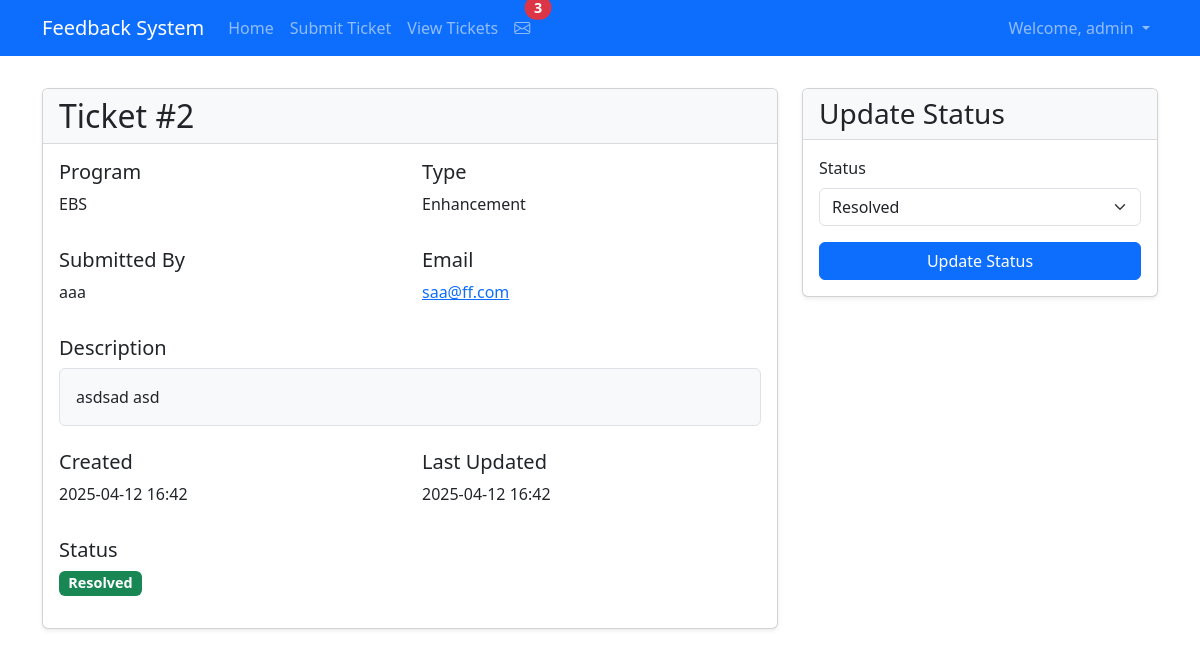
Screenshot of /ticket/2 (signed in) with the database file from the repository.
### app/models.py (models this page shows, shortened)
class User(UserMixin, db.Model):
    id = db.Column(db.Integer, primary_key=True)
    username = db.Column(db.String(80), unique=True, nullable=False)
    password_hash = db.Column(db.String(120), nullable=False)
    name = db.Column(db.String(100))
    email = db.Column(db.String(120))
    phone_number = db.Column(db.String(20))

class Ticket(db.Model):
    id = db.Column(db.Integer, primary_key=True)
    user_id = db.Column(db.Integer, db.ForeignKey('user.id'), nullable=False)
    name = db.Column(db.String(100), nullable=False)
    email = db.Column(db.String(120), nullable=False)
    program_name = db.Column(db.String(100), nullable=False)
    error_type = db.Column(db.String(50), nullable=False)
    description = db.Column(db.Text, nullable=False)
    status = db.Column(db.String(20), default='Open')
    created_at = db.Column(db.DateTime, default=datetime.utcnow)
    updated_at = db.Column(db.DateTime, default=datetime.utcnow, onupdate=datetime.utcnow)
    attachment_path = db.Column(db.String(200))
    user = db.relationship('User', backref=db.backref('tickets', lazy=True))

### app/routes.py (the view, shortened to what this page needs)
@main.route('/ticket/<int:id>', methods=['GET', 'POST'])
@login_required
def ticket_detail(id):
    ticket = Ticket.query.get_or_404(id)
    if not current_user.username == 'admin' and ticket.user_id != current_user.id:
        flash('You do not have permission to view this ticket.', 'danger')
        return redirect(url_for('main.view_tickets'))
    form = UpdateTicketForm(obj=ticket)
    return render_template('ticket_detail.html', ticket=ticket, form=form)

### app/forms.py
class UpdateTicketForm(FlaskForm):
    status = SelectField('Status', choices=[
        ('Open', 'Open'),
        ('In Progress', 'In Progress'),
        ('Resolved', 'Resolved'),
        ('Closed', 'Closed')
    ], validators=[DataRequired()])

### app/__init__.py (called while the page is built)
def nl2br(value):
    if not value:
        return value
    return value.replace('\n', '<br>\n')

### app/routes.py (called while the page is built)
@main.before_request
def check_auth():
    public_routes = ['static', 'main.login', 'main.register', 'main.submit_ticket']
    if request.endpoint and request.endpoint not in public_routes:
        if not current_user.is_authenticated:
            flash('Please log in to access this page.', 'warning')
            return redirect(url_for('main.login', next=request.url))

### app/templates/ticket_detail.html (shortened to what this page needs)
{% extends "base.html" %}
{% block content %}
{% if current_user.is_authenticated %}
<div class="row">
    <div class="col-md-{% if current_user.username == 'admin' %}8{% else %}12{% endif %}">
        <div class="card mb-4">
            <div class="card-header">
                <h2 class="mb-0">Ticket #{{ ticket.id }}</h2>
            </div>
            <div class="card-body">
                <div class="row mb-3">
                    <div class="col-md-6">
                        <h5>Program</h5>
                        <p>{{ ticket.program_name }}</p>
                    </div>
                    <div class="col-md-6">
                        <h5>Type</h5>
                        <p>{{ ticket.error_type | title }}</p>
                    </div>
                </div>
                <div class="row mb-3">
                    <div class="col-md-6">
                        <h5>Submitted By</h5>
                        <p>{{ ticket.name }}</p>
                    </div>
                    <div class="col-md-6">
                        <h5>Email</h5>
                        <p><a href="mailto:{{ ticket.email }}">{{ ticket.email }}</a></p>
                    </div>
                </div>
                <div class="mb-4">
                    <h5>Description</h5>
                    <p class="border rounded p-3 bg-light">{{ ticket.description | nl2br }}</p>
                </div>
                <div class="row mb-3">
                    <div class="col-md-6">
                        <h5>Created</h5>
                        <p>{{ ticket.created_at.strftime('%Y-%m-%d %H:%M') }}</p>
                    </div>
                    <div class="col-md-6">
                        <h5>Last Updated</h5>
                        <p>{{ ticket.updated_at.strftime('%Y-%m-%d %H:%M') }}</p>
                    </div>
                </div>
                <div class="mb-3">
                    <h5>Status</h5>
                    <span class="badge bg-{{ {
                        'Open': 'primary',
                        'In Progress': 'warning',
                        'Resolved': 'success',
                        'Closed': 'secondary'
                    }[ticket.status] }}">{{ ticket.status }}</span>
                </div>
            </div>
        </div>
    </div>
    {% if current_user.username == 'admin' %}
    <div class="col-md-4">
        <div class="card">
            <div class="card-header">
                <h3 class="mb-0">Update Status</h3>
            </div>
            <div class="card-body">
                <form method="POST">
                    <div class="mb-3">
                        {{ form.status.label(class="form-label") }}
                        {{ form.status(class="form-select") }}
                    </div>
                    <div class="d-grid">
                        <button type="submit" class="btn btn-primary">Update Status</button>
                    </div>
                </form>
            </div>
        </div>
    </div>
    {% endif %}
</div>
{% endif %}
{% endblock %}

### app/templates/base.html (shortened to what this page needs)
<!DOCTYPE html>
<html lang="en">
<head>
    <link href="https://cdn.jsdelivr.net/npm/bootstrap@5.3.0/dist/css/bootstrap.min.css" rel="stylesheet">
    <link rel="stylesheet" href="https://cdn.jsdelivr.net/npm/bootstrap-icons@1.11.0/font/bootstrap-icons.css">
    <link rel="stylesheet" href="{{ url_for('static', filename='css/style.css') }}">
</head>
<body>
    <nav class="navbar navbar-expand-lg navbar-dark bg-primary">
        <div class="container">
            <a class="navbar-brand" href="{{ url_for('main.index') }}">Feedback System</a>
            <div class="collapse navbar-collapse" id="navbarNav">
                <ul class="navbar-nav me-auto">
                    <li class="nav-item">
                        <a class="nav-link" href="{{ url_for('main.index') }}">Home</a>
                    </li>
                    <li class="nav-item">
                        <a class="nav-link" href="{{ url_for('main.submit_ticket') }}">Submit Ticket</a>
                    </li>
                    {% if current_user.is_authenticated %}
                    <li class="nav-item">
                        <a class="nav-link" href="{{ url_for('main.view_tickets') }}">View Tickets</a>
                    </li>
                    <li class="nav-item">
                        {% set unread_count = current_user.notifications|selectattr('is_read', 'equalto', false)|list|length %}
                        <a class="nav-link position-relative" href="{{ url_for('main.inbox') }}">
                            <i class="bi bi-envelope"></i>
                            {% if unread_count > 0 %}
                            <span class="position-absolute top-0 start-100 translate-middle badge rounded-pill bg-danger">
                            </span>
                            {% endif %}
                        </a>
                    </li>
                    {% endif %}
                </ul>
                <ul class="navbar-nav">
                    {% if current_user.is_authenticated %}
                    <li class="nav-item dropdown">
                        <a class="nav-link dropdown-toggle" href="#" id="navbarDropdown" role="button" data-bs-toggle="dropdown" aria-expanded="false">
                            Welcome, {{ current_user.username }}
                        </a>
                    </li>
                    {% endif %}
                </ul>
            </div>
        </div>
    </nav>
    <div class="container mt-4">
        {% block content %}{% endblock %}
    </div>
</body>
</html>

### app/static/css/style.css (style rules this page uses)
.navbar { margin-bottom: 2rem; }
.badge { font-size: 0.9em; }
.card { box-shadow: 0 0.125rem 0.25rem rgba(0, 0, 0, 0.075); }
.card-header { background-color: #f8f9fa; border-bottom: 1px solid rgba(0, 0, 0, 0.125); }
.badge.bg-success { background-color: #198754 !important; }

### rows the page displays
User: username "admin"
Ticket: id "2", program_name "EBS", error_type "Enhancement", name "aaa", email "saa@ff.com", description "asdsad asd", created_at "2025-04-12 16:42", updated_at "2025-04-12 16:42", status "Resolved"
